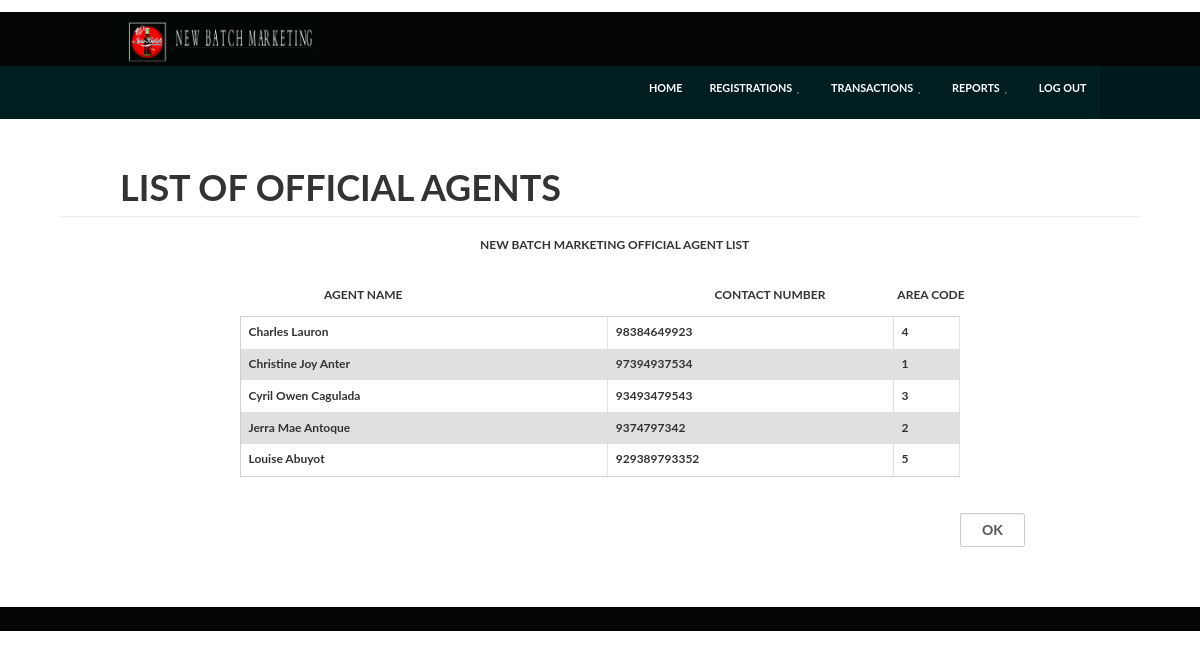
Page /agent/agent_list.php on the committed database.
### tables this page shows
CREATE TABLE IF NOT EXISTS `agent` (
  `agent_id` int(6) NOT NULL AUTO_INCREMENT,
  `lastname` varchar(15) NOT NULL,
  `firstname` varchar(15) NOT NULL,
  `contact_num` bigint(15) NOT NULL,
  `area` int(6) NOT NULL,
  PRIMARY KEY (`agent_id`)
);

### dbOption/Db.class.php (called while the page is built, shortened)
<?php
class DB
{
	private $pdo;
	private $sQuery;
		private function Connect()
		{
			$this->settings = parse_ini_file("settings.ini.php");
			$dsn = 'mysql:dbname='.$this->settings["dbname"].';host='.$this->settings["host"].'';
			try
			{
				$this->pdo = new PDO($dsn, $this->settings["user"], $this->settings["password"], array(PDO::MYSQL_ATTR_INIT_COMMAND => "SET NAMES utf8"));
				$this->pdo->setAttribute(PDO::ATTR_ERRMODE, PDO::ERRMODE_EXCEPTION);
				$this->pdo->setAttribute(PDO::ATTR_EMULATE_PREPARES, false);
				$this->bConnected = true;
			}
			catch (PDOException $e)
			{
				echo $this->ExceptionLog($e->getMessage());
				die();
			}
		}
		private function Init($query,$parameters = "")
		{
		try {
				$this->sQuery = $this->pdo->prepare($query);
				$this->succes 	= $this->sQuery->execute();
			}
			catch(PDOException $e)
			{
					echo $this->ExceptionLog($e->getMessage(), $query );
					die();
			}
		}
		public function query($query,$params = null, $fetchmode = PDO::FETCH_ASSOC)
		{
			$query = trim($query);
			$this->Init($query,$params);
			$rawStatement = explode(" ", $query);
			$statement = strtolower($rawStatement[0]);
			if ($statement === 'select' || $statement === 'show') {
				return $this->sQuery->fetchAll($fetchmode);
			}
			elseif ( $statement === 'insert' ||  $statement === 'update' || $statement === 'delete' ) {
				return $this->sQuery->rowCount();
			}
			else {
				return NULL;
			}
		}
}
?>

### agent/agent_list.php (the view, shortened to what this page needs)
<?php
require("C:\\xampp\htdocs\\new_batch_marketing\\nbm\\subheader.php");
$new_batch_marketing = new Db();
echo'<div style = "font-size:12px">';
echo '<form method = "post" action = "http://localhost:8080/new_batch_marketing/agent/agent_list.php">';
echo '<div style = "align:right;margin-top:8%;margin-left:10%;">';
echo '<h1>LIST OF OFFICIAL AGENTS<h1></div>';
echo '<div><hr style= "width:90%;margin-right:0%;margin-top:-1%;margin-left:5%"></div>';
$infos = $new_batch_marketing->query("SELECT * FROM agent ORDER BY firstname ASC");
	 echo'<div style = "margin-left: 40%;width:60%">NEW BATCH MARKETING OFFICIAL AGENT LIST</div></br></br>';
	 echo'<div style = "float:left;margin-left:27%;">AGENT NAME</div>';
	 echo'<div  style = "float:left;margin-left:26%;">CONTACT NUMBER</div>';
	 echo'<div  style = "float:left;margin-left:6%;">AREA CODE</div>';
	 echo'<div class = "rep" style = "float:left;margin-left:20%;margin-top:1%;width:60%;"><table>';
	foreach ($infos as $key){
		$name = $key['firstname']."\t\t".$key['lastname'];
		echo'<tr><td style = "padding-left:-30px;">'.$name.'</td><td>'.$key['contact_num'].'</td><td>'.$key['area'].'</td></tr>';
	}
	echo'</table></div></div></br></br>';
	echo'<div style = "margin-top:16%;margin-left:46%;"><input type ="submit" name = "ok" value = "OK" style="width:10%;border-radius:2px;"class = "form-control"></div>';
 echo' <footer style = "margin-top:5%;"></footer>';
?>

### css/responsee.css (style rules this page uses)
h1, h2, h3, h4, h5, h6 { color:#444; font-weight: normal; margin:0.2em 0 0.2em 0; }
h1 { font-size:2.4em; }
table { background:none repeat scroll 0 0 #fff; border:1px solid #D0D0D0; border-collapse:collapse; border-spacing:0; text-align:left; width:100%; }
table tr td, table tr th { padding:0.625em; }
table tr:nth-of-type(2n) { background:none repeat scroll 0 0 #e0e0e0; }
td { border-right:1px solid #e0e0e0; }
form { line-height:1.4em; }

### css/template-style.css (style rules this page uses)
body { background: url("../img/background.jpg") no-repeat fixed center center / 100% auto rgba(0, 0, 0, 0); }
footer { background: none repeat scroll 0 0 #040606; padding: 1em 0; }

### rows in the picture
agent: name "Charles Lauron", contact_num "98384649923", area "4"
agent: name "Christine Joy Anter", contact_num "97394937534", area "1"
agent: name "Cyril Owen Cagulada", contact_num "93493479543", area "3"
agent: name "Jerra Mae Antoque", contact_num "9374797342", area "2"
agent: name "Louise Abuyot", contact_num "929389793352", area "5"
